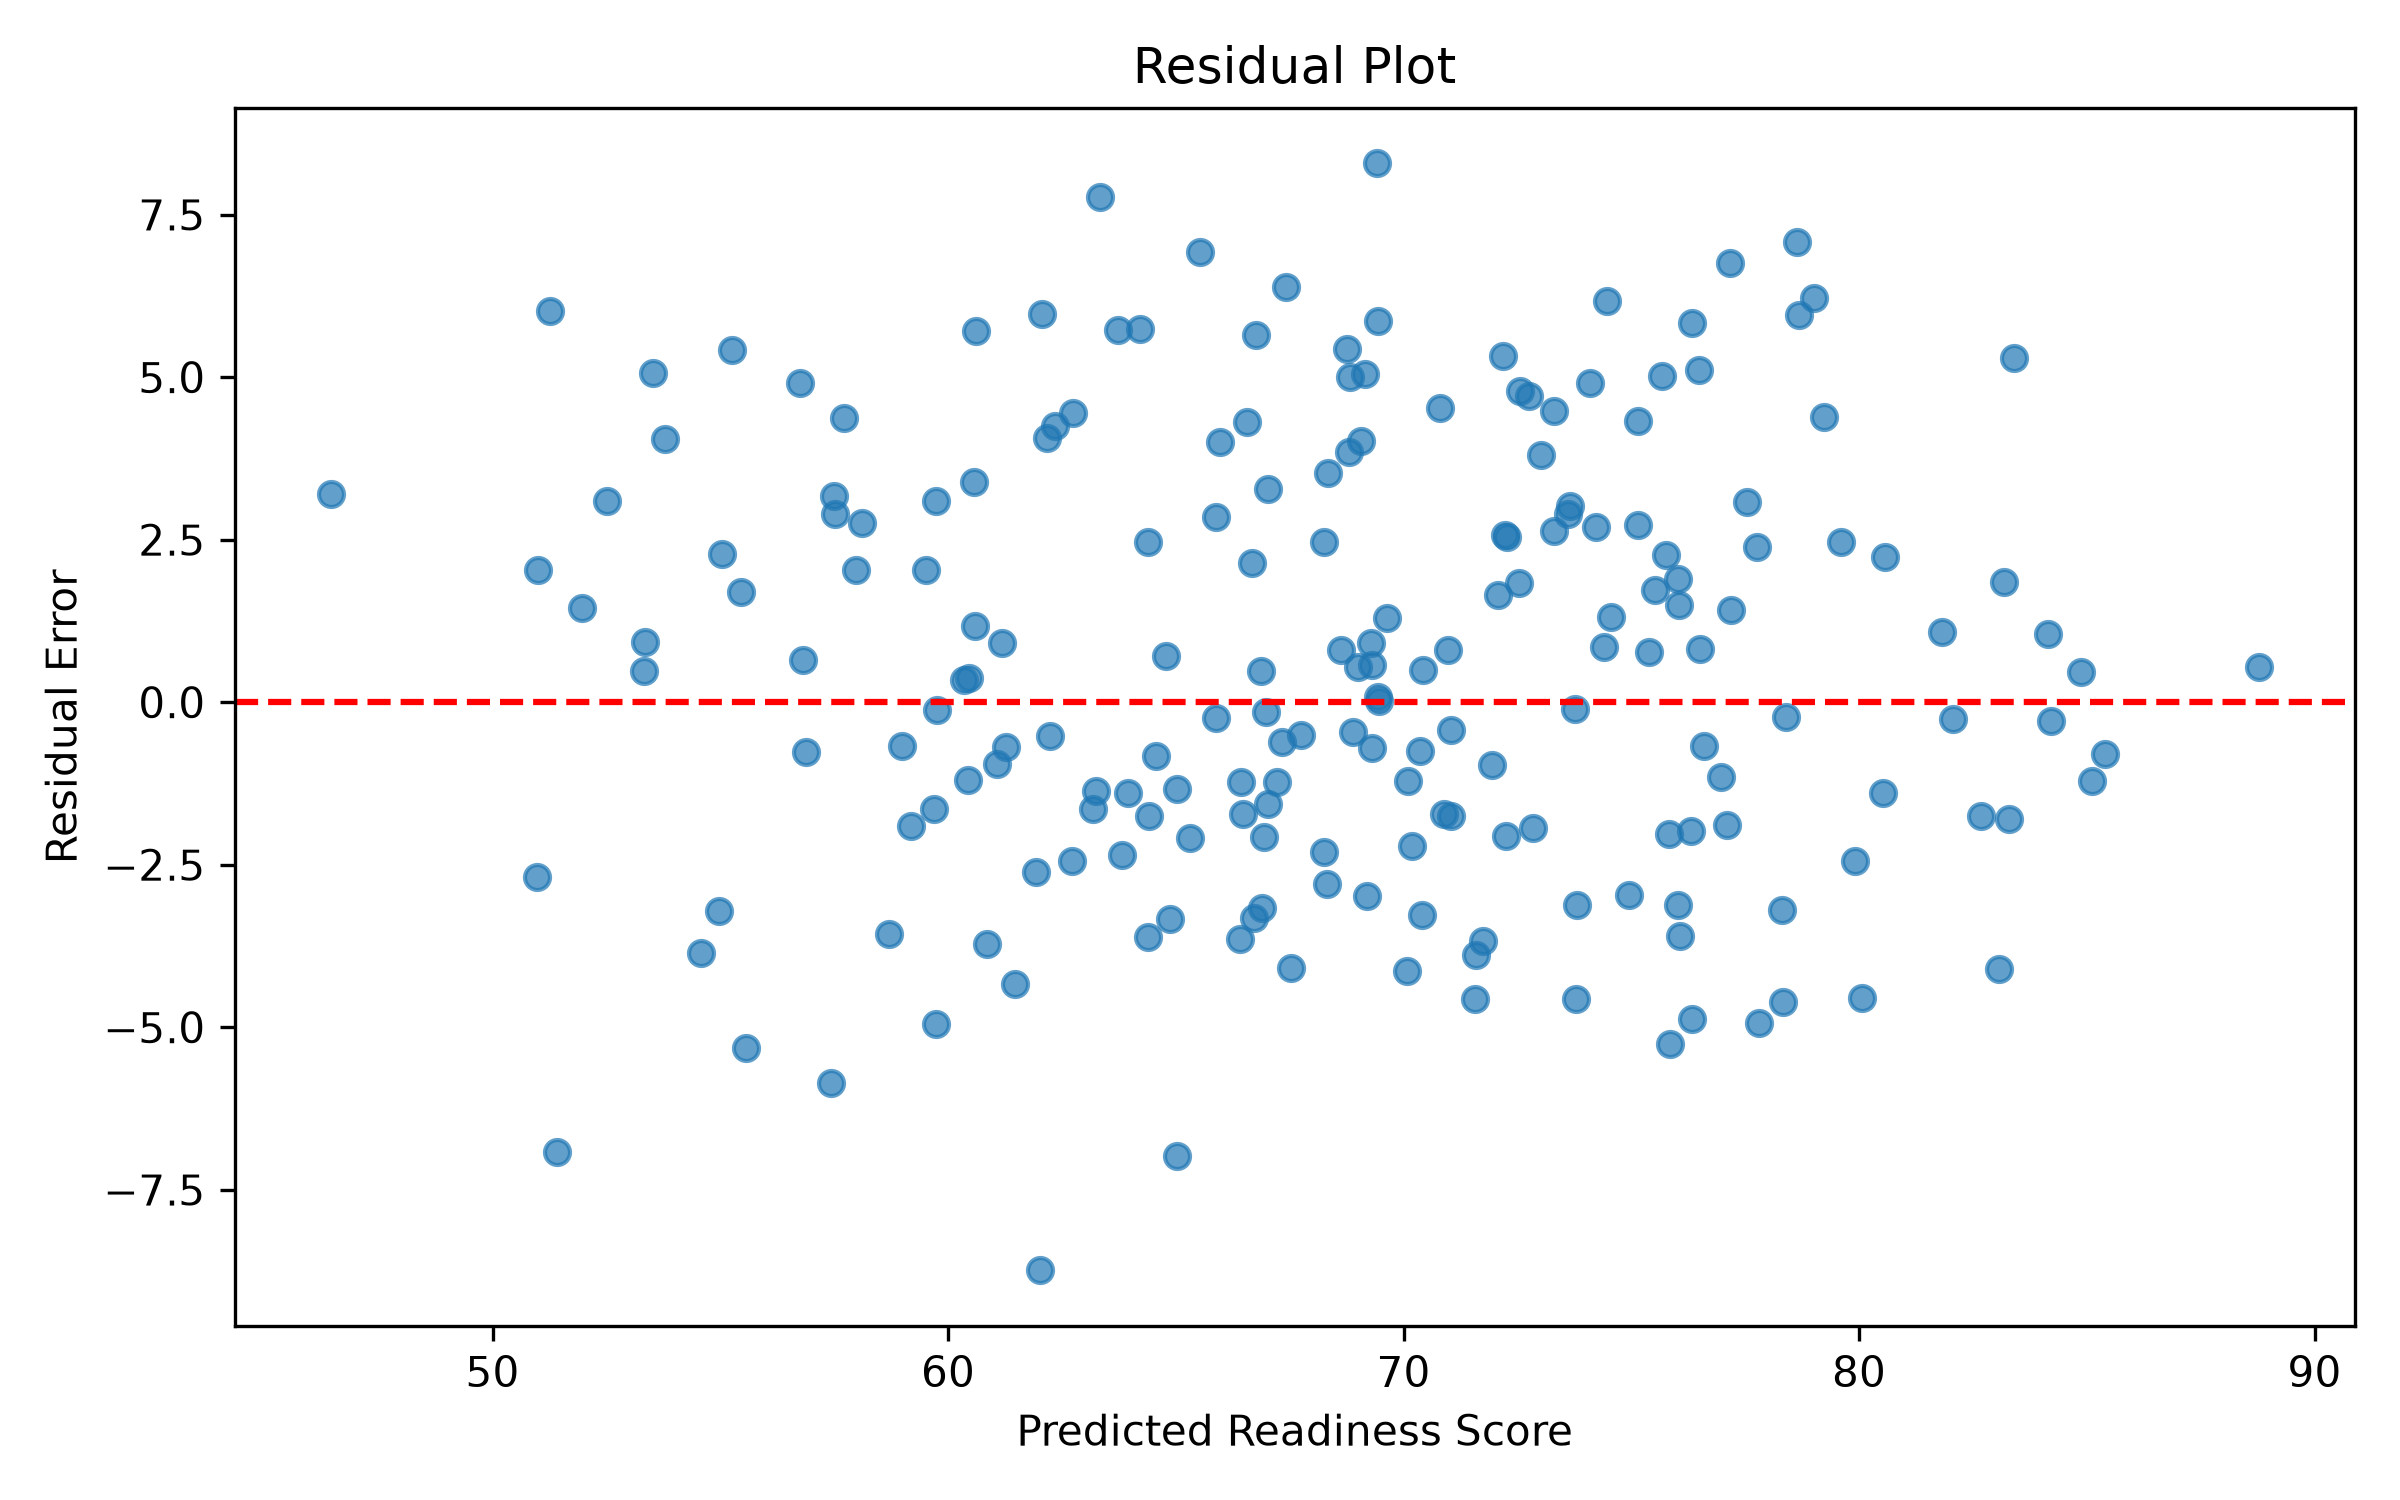

Generate this figure with Python:
import joblib
import pandas as pd
import matplotlib.pyplot as plt

from sklearn.model_selection import train_test_split

# =====================================
# LOAD DATA
# =====================================

df = pd.read_csv(
    "backend/ml/interview_training_dataset.csv"
)

X = df[
    [
        "fluency",
        "correctness",
        "eye_contact",
        "posture",
        "head_stability"
    ]
]

y = df["readiness"]

# =====================================
# SPLIT
# =====================================

X_train, X_test, y_train, y_test = train_test_split(

    X,

    y,

    test_size=0.2,

    random_state=42

)

# =====================================
# LOAD MODEL
# =====================================

model = joblib.load(
    "backend/ml/readiness_model.pkl"
)

predictions = model.predict(X_test)

# =====================================
# RESIDUALS
# =====================================

residuals = y_test - predictions

# =====================================
# PLOT
# =====================================

plt.figure(figsize=(8,5))

plt.scatter(

    predictions,

    residuals,

    alpha=0.7

)

plt.axhline(

    y=0,

    color="red",

    linestyle="--"

)

plt.xlabel(

    "Predicted Readiness Score"

)

plt.ylabel(

    "Residual Error"

)

plt.title(

    "Residual Plot"

)

plt.tight_layout()

plt.savefig(

    "backend/ml/residual_plot.png",

    dpi=300

)

plt.show()

print("Residual Plot Saved!")
